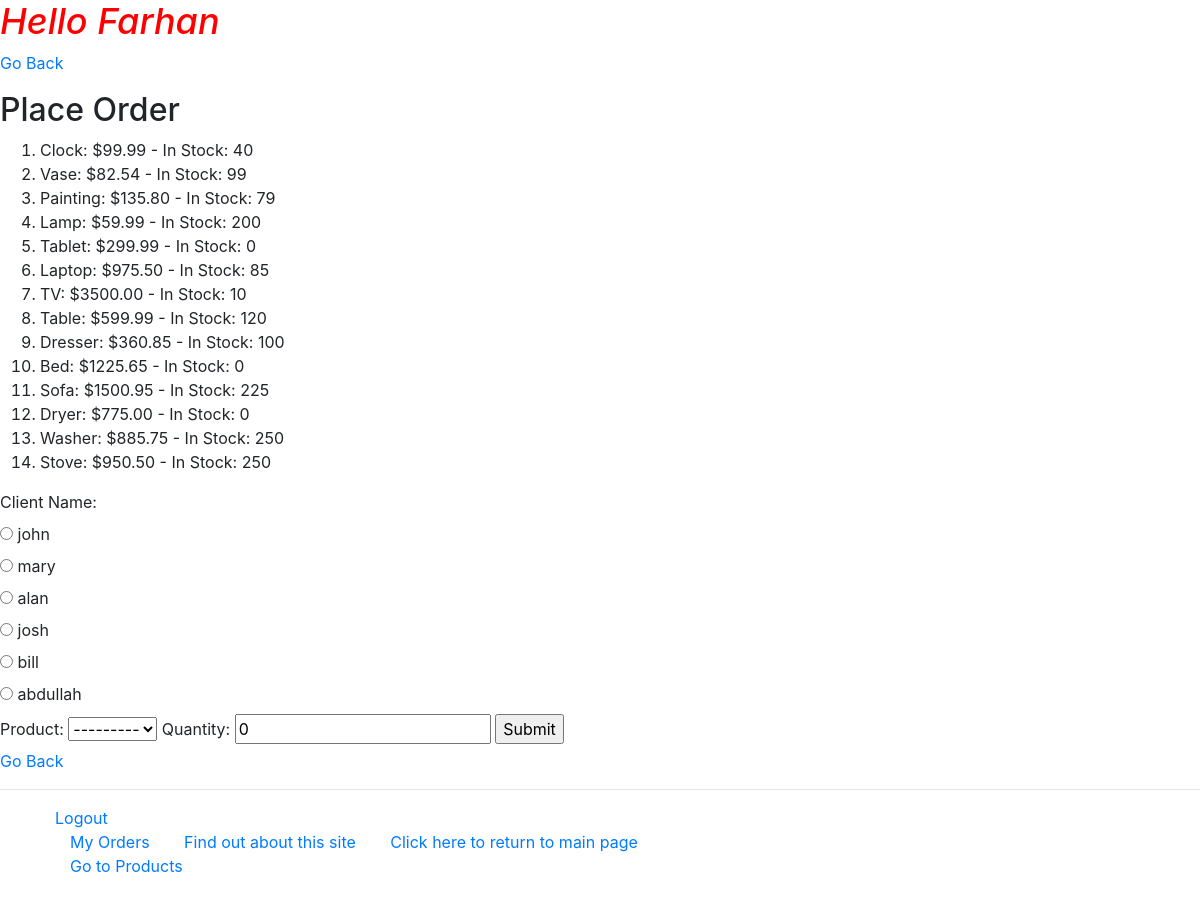
The app's page /myapp/placeorder/ (signed in) with its own data.
### myapp/models.py (models this page shows, shortened)
class Product(models.Model):
    category = models.ForeignKey(Category, related_name='products', on_delete=models.CASCADE)
    name = models.CharField(max_length=200)
    price = models.DecimalField(max_digits=10, decimal_places=2)
    stock = models.PositiveIntegerField(default=100)
    available = models.BooleanField(default=True)
    description = models.TextField(blank=True)
    interested = models.PositiveIntegerField(default=0)
    def __str__(self):
        return self.name

### myapp/views.py (the view)
# urls.py: path(r'placeorder/', views.place_order, name='placeorder'),
def place_order(request):
    msg = ''
    prodlist = Product.objects.all()
    if request.method == 'POST':
        form = OrderForm(request.POST)
        if form.is_valid():
            order = form.save(commit=False)
            if order.num_units <= order.product.stock:
                order.save()
                msg = 'Your order has been placed successfully.'
                product = Product.objects.get(id=order.product.id)
                product.stock = product.stock - order.num_units
                product.save()
            else:
                msg = 'We do not have sufficient stock to fill your order.'
            return render(request, 'myapp/order_response.html', {'msg': msg})
    else:
        form = OrderForm()
    return render(request, 'myapp/placeorder.html', {'form': form, 'msg': msg, 'prodlist': prodlist})

### myapp/forms.py
class OrderForm(forms.ModelForm):
    class Meta:
        model = Order
        fields = ['client','product','num_units']
        widgets = {
            'client': forms.RadioSelect,
        }
        labels = {
            'client': 'Client Name',
            'num_units': 'Quantity'
        }

### myapp/templates/myapp/placeorder.html (shortened to what this page needs)
{% extends 'myapp/base.html' %}
{% block myhdg %}Hello Farhan {% endblock %}
{% block body_block %}<p><a href="{% url 'myapp:index' %}">Go Back</a></p>
    <h2>Place Order</h2>
    {% if prodlist %}
        <ol>
            {% for product in prodlist %}
                <li> {{ product.name }}: ${{ product.price }} - In Stock: {{ product.stock }}</li>
            {% endfor %}
        </ol>
    {% else %}
        <strong>There are no available products!</strong>
    {% endif %}
    <form action="/myapp/placeorder/" method="post">
        {{ form }}
        <input type="submit" value="Submit" />
    </form>
    <p><a href="{% url 'myapp:index' %}">Go Back</a></p>
{% endblock %}

### records on screen
Product: name "Clock", price "99.99", stock "40"
Product: name "Vase", price "82.54", stock "99"
Product: name "Painting", price "135.80", stock "79"
Product: name "Lamp", price "59.99", stock "200"
Product: name "Tablet", price "299.99", stock "0"
Product: name "Laptop", price "975.50", stock "85"
Product: name "TV", price "3500.00", stock "10"
Product: name "Table", price "599.99", stock "120"
Product: name "Dresser", price "360.85", stock "100"
Product: name "Bed", price "1225.65", stock "0"
Product: name "Sofa", price "1500.95", stock "225"
Product: name "Dryer", price "775.00", stock "0"
Product: name "Washer", price "885.75", stock "250"
Product: name "Stove", price "950.50", stock "250"
